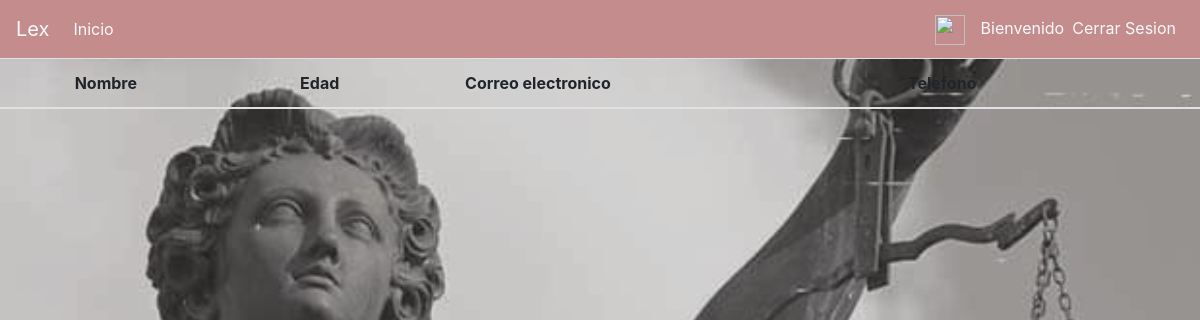
The app's page /contract/view/staff, older data.
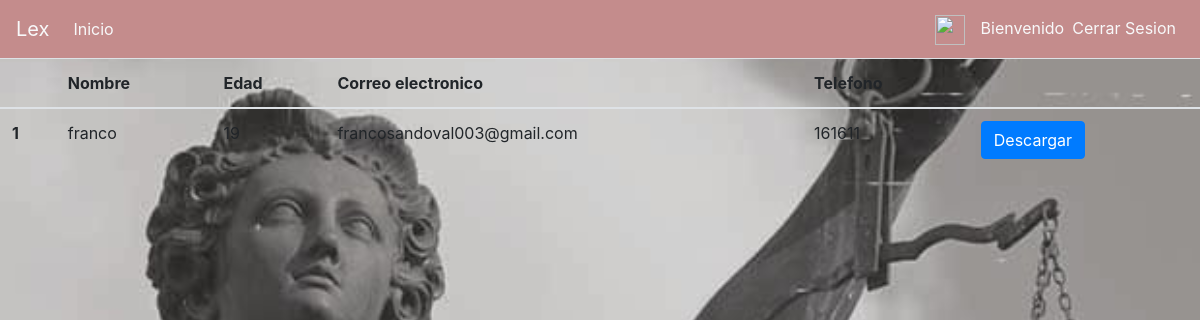
The same page, newer data.
### core/models.py (models this page shows, shortened)
class Contrato(models.Model):
    abogado=models.ForeignKey('auth.User', on_delete=models.CASCADE, null=True)
    name=models.CharField(max_length=100)
    rut=models.CharField(max_length=10)
    age=models.IntegerField(null=True)
    email=models.EmailField(max_length=254)
    phone=models.CharField(max_length=12)
    files_boleta=models.FileField(null=True)
    files_causa=models.FileField(null=True)
    datetime=models.DateField(blank=True, null=True)
    type_service=models.CharField(max_length=30,blank=True, null=True)
    additional_service=models.CharField(max_length=30,blank=True, null=True)

### core/views.py (the view)
# urls.py: path('contract/view/staff', views.consultar_contratos_staff, name='contract_view_staff'),
def consultar_contratos_staff(request):
    contrato=Contrato.objects.select_related('abogado').all()
    return render(request, 'core/consultar_contratos.html',{'list':contrato})

### core/templates/core/consultar_contratos.html (shortened to what this page needs)
{% extends 'core/base.html' %}
{% block content %}
<table class="table table-hover">
<thead>
        <tr>
            <th></th>
            <th>Nombre</th>
            <th>Edad</th>
            <th>Correo electronico</th>
            <th>Telefono</th>
            <th></th>
        </tr>
    </thead>
    <tbody>
        {% for c in list %}
        <tr>
            <th scope="row">{{ c.id }} </th>
            <td>{{ c.name }}</td>
            <td>{{ c.age }}</td>
            <td>{{c.email}}</td>
            <td>{{c.phone}}</td>
            <td><a class="btn btn-primary" href="">Descargar</a></td>
        </tr>
        {% endfor %}
    </tbody>
</table>
{% endblock content %}

Row changes from the older to the newer data that the page shows:
added Contrato: id "1", name "franco", age "19", email "francosandoval003@gmail.com", phone "161611"
